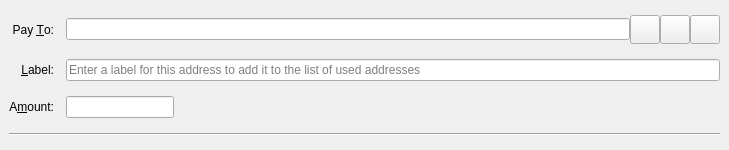
<?xml version="1.0" encoding="UTF-8"?>
<ui version="4.0">
 <class>ZSendCoinsEntry</class>
 <widget class="QStackedWidget" name="ZSendCoinsEntry">
  <property name="geometry">
   <rect>
    <x>0</x>
    <y>0</y>
    <width>729</width>
    <height>150</height>
   </rect>
  </property>
  <property name="focusPolicy">
   <enum>Qt::TabFocus</enum>
  </property>
  <property name="autoFillBackground">
   <bool>false</bool>
  </property>
  <widget class="QFrame" name="ZSendCoins">
   <property name="frameShape">
    <enum>QFrame::NoFrame</enum>
   </property>
   <layout class="QGridLayout" name="gridLayout">
    <property name="topMargin">
     <number>8</number>
    </property>
    <property name="bottomMargin">
     <number>4</number>
    </property>
    <property name="horizontalSpacing">
     <number>12</number>
    </property>
    <property name="verticalSpacing">
     <number>8</number>
    </property>
    <item row="0" column="0">
     <widget class="QLabel" name="payToLabel">
      <property name="text">
       <string>Pay &amp;To:</string>
      </property>
      <property name="alignment">
       <set>Qt::AlignRight|Qt::AlignTrailing|Qt::AlignVCenter</set>
      </property>
      <property name="buddy">
       <cstring>payTo</cstring>
      </property>
     </widget>
    </item>
    <item row="0" column="1">
     <layout class="QHBoxLayout" name="payToLayout">
      <property name="spacing">
       <number>0</number>
      </property>
      <item>
       <widget class="QValidatedLineEdit" name="payTo">
        <property name="toolTip">
         <string>The LitecoinZ address to send the payment to</string>
        </property>
       </widget>
      </item>
      <item>
       <widget class="QToolButton" name="addressBookButton">
        <property name="toolTip">
         <string>Choose previously used address</string>
        </property>
        <property name="text">
         <string/>
        </property>
        <property name="icon">
         <iconset resource="../bitcoin.qrc">
          <normaloff>:/icons/address-book</normaloff>:/icons/address-book</iconset>
        </property>
        <property name="iconSize">
         <size>
          <width>22</width>
          <height>22</height>
         </size>
        </property>
        <property name="shortcut">
         <string>Alt+A</string>
        </property>
       </widget>
      </item>
      <item>
       <widget class="QToolButton" name="pasteButton">
        <property name="toolTip">
         <string>Paste address from clipboard</string>
        </property>
        <property name="text">
         <string/>
        </property>
        <property name="icon">
         <iconset resource="../bitcoin.qrc">
          <normaloff>:/icons/editpaste</normaloff>:/icons/editpaste</iconset>
        </property>
        <property name="iconSize">
         <size>
          <width>22</width>
          <height>22</height>
         </size>
        </property>
        <property name="shortcut">
         <string>Alt+P</string>
        </property>
       </widget>
      </item>
      <item>
       <widget class="QToolButton" name="deleteButton">
        <property name="toolTip">
         <string>Remove this entry</string>
        </property>
        <property name="text">
         <string/>
        </property>
        <property name="icon">
         <iconset resource="../bitcoin.qrc">
          <normaloff>:/icons/remove</normaloff>:/icons/remove</iconset>
        </property>
        <property name="iconSize">
         <size>
          <width>22</width>
          <height>22</height>
         </size>
        </property>
       </widget>
      </item>
     </layout>
    </item>
    <item row="1" column="0">
     <widget class="QLabel" name="labellLabel">
      <property name="text">
       <string>&amp;Label:</string>
      </property>
      <property name="alignment">
       <set>Qt::AlignRight|Qt::AlignTrailing|Qt::AlignVCenter</set>
      </property>
      <property name="buddy">
       <cstring>addAsLabel</cstring>
      </property>
     </widget>
    </item>
    <item row="1" column="1">
     <widget class="QLineEdit" name="addAsLabel">
      <property name="toolTip">
       <string>Enter a label for this address to add it to the list of used addresses</string>
      </property>
      <property name="placeholderText">
       <string>Enter a label for this address to add it to the list of used addresses</string>
      </property>
     </widget>
    </item>
    <item row="2" column="0">
     <widget class="QLabel" name="amountLabel">
      <property name="text">
       <string>A&amp;mount:</string>
      </property>
      <property name="alignment">
       <set>Qt::AlignRight|Qt::AlignTrailing|Qt::AlignVCenter</set>
      </property>
      <property name="buddy">
       <cstring>payAmount</cstring>
      </property>
     </widget>
    </item>
    <item row="2" column="1">
     <layout class="QHBoxLayout" name="horizontalLayoutAmount" stretch="0,1,0">
      <item>
       <widget class="BitcoinAmountField" name="payAmount">
         <property name="toolTip">
          <string>The amount to send in the selected unit</string>
         </property>
       </widget>
      </item>
      <item>
       <spacer name="horizontalSpacer">
        <property name="orientation">
         <enum>Qt::Horizontal</enum>
        </property>
        <property name="sizeHint" stdset="0">
         <size>
          <width>40</width>
          <height>20</height>
         </size>
        </property>
       </spacer>
      </item>
     </layout>
    </item>
    <item row="3" column="0" colspan="2">
     <widget class="Line" name="line">
      <property name="orientation">
       <enum>Qt::Horizontal</enum>
      </property>
     </widget>
    </item>
   </layout>
  </widget>
 </widget>
 <customwidgets>
  <customwidget>
   <class>QValidatedLineEdit</class>
   <extends>QLineEdit</extends>
   <header>qt/qvalidatedlineedit.h</header>
  </customwidget>
  <customwidget>
   <class>BitcoinAmountField</class>
   <extends>QLineEdit</extends>
   <header>qt/bitcoinamountfield.h</header>
  </customwidget>
 </customwidgets>
 <tabstops>
  <tabstop>payTo</tabstop>
  <tabstop>addressBookButton</tabstop>
  <tabstop>pasteButton</tabstop>
  <tabstop>deleteButton</tabstop>
  <tabstop>addAsLabel</tabstop>
  <tabstop>payAmount</tabstop>
 </tabstops>
 <resources>
  <include location="../bitcoin.qrc"/>
 </resources>
 <connections/>
</ui>
